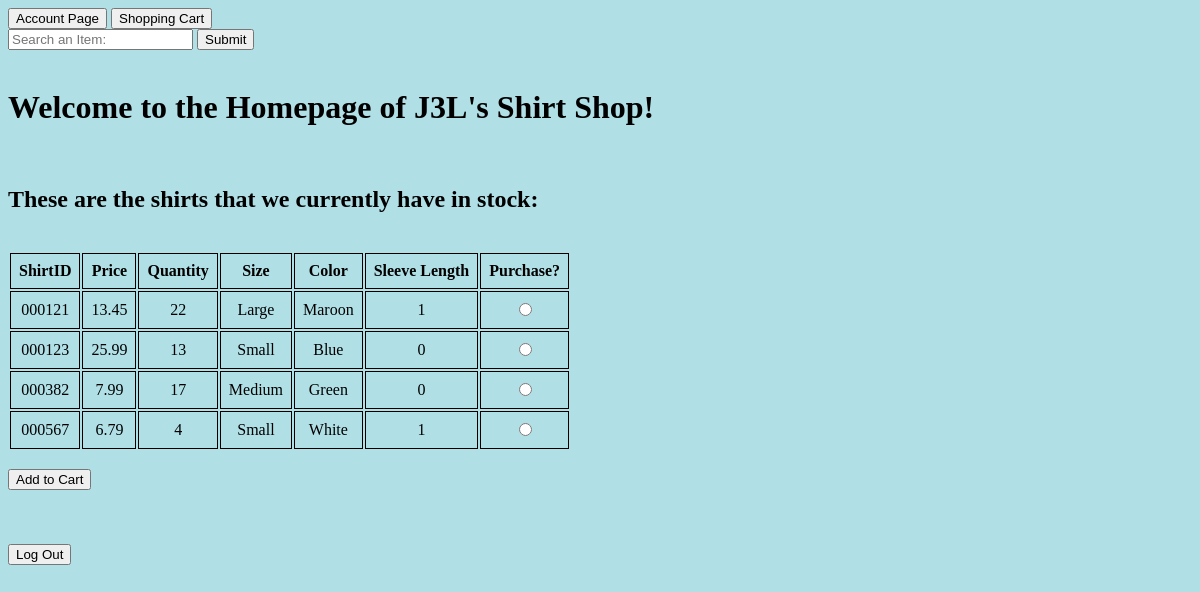
/Homepage.php, run on an earlier commit of the app's database.
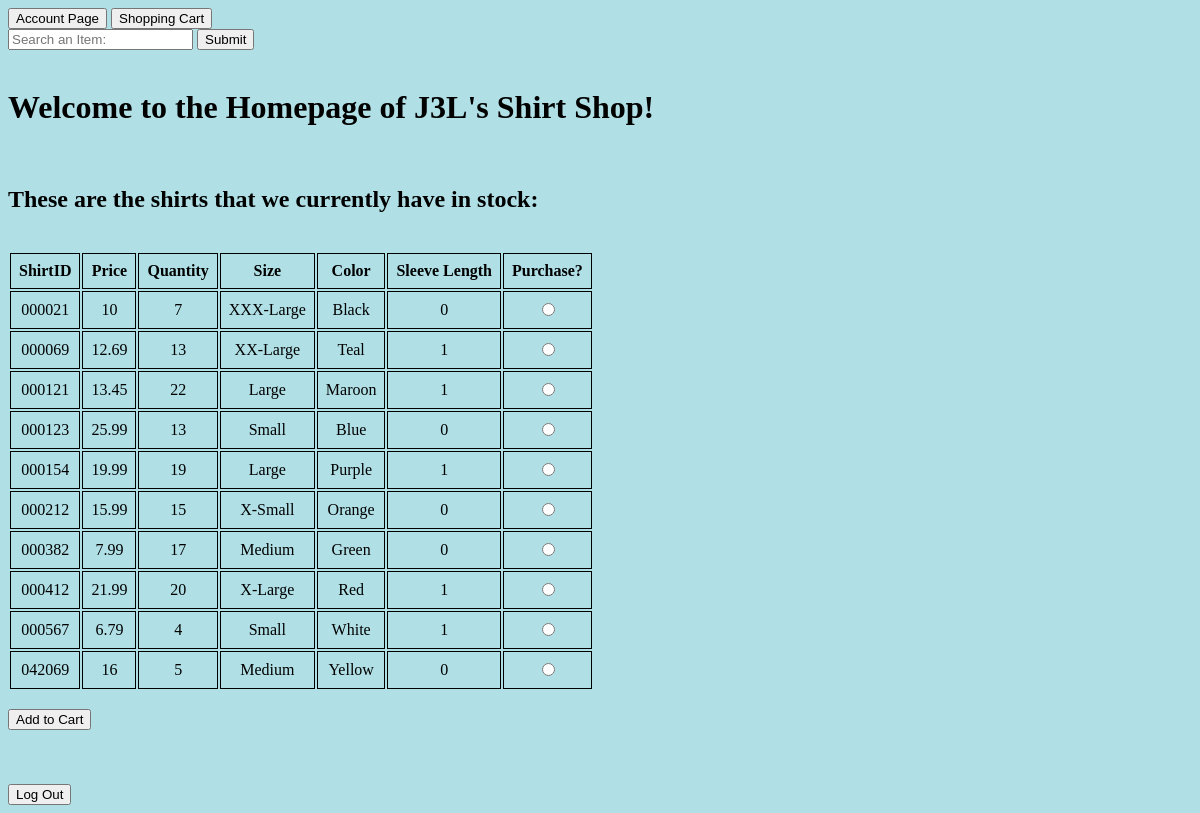
And on a later commit of the database.
### tables this page shows
CREATE TABLE IF NOT EXISTS `INVENTORY` (
  `shirtID` varchar(20) NOT NULL,
  `price` float NOT NULL,
  `quantity` int(11) NOT NULL,
  `size` varchar(20) DEFAULT NULL,
  `color` varchar(20) DEFAULT NULL,
  `sleeve` tinyint(1) NOT NULL
);

### Homepage.php (the view, shortened to what this page needs)
<!DOCTYPE html>
<html lang="en">
<head>
</head>
<body style ="background-color:powderblue;">
  <div id="pgbtnhome">
    <input type="button" id="account_page" onclick="document.location.href='account.php'" value="Account Page">
    <input type="button" id="shopping_cart" onclick="document.location.href='Shopping_Cart.php'" value="Shopping Cart">
    <form action = "filter.php" method = "post">
      <input type="text" id="valueToSearch" placeholder="Search an Item: ">
      <input type="submit" value = "Submit">
    </form>
  </div>
    <div id="homehead">
      <br> <h1> Welcome to the Homepage of J3L's Shirt Shop! </h1> <br>
    </div>
    <h2> These are the shirts that we currently have in stock: </h2> <br>
    <form method="post" action="Shopping_Cart.php">
    <?php
      $conn = new mysqli($hn, $un, $pw, $db);
      $query = "SELECT * FROM `INVENTORY`";
      $result = $conn->query($query);
        echo '
        <table>
          <tr>
            <th colspan="1">ShirtID</th>
            <th colspan="1">Price</th>
            <th colspan="1">Quantity</th>
            <th colspan="1">Size</th>
            <th colspan="1">Color</th>
            <th colspan="1">Sleeve Length</th>
            <th colspan="1">Purchase?</th>
          </tr>';
        while($row = $result->fetch_array()) {
          echo '
            <tr id="'. $row[shirtID] . '" >
              <td>'. $row[shirtID] . '</td>
              <td>'. $row[price] . '</td>
              <td>'. $row[quantity] . '</td>
              <td>'. $row[size] . '</td>
              <td>'. $row[color] . '</td>
              <td>'. $row[sleeve] . '</td>
              <td> <input type="radio" name="add_to_cart" value="'. $row[shirtID] . '"> </td>
            </tr>';
        }
        echo '</table>';
        echo '<br> <input type="submit" id="submit" value="Add to Cart"> <br>';
    ?>
    </form>
    <br><br><br> <input type="button" id="log_out" onclick="document.location.href='logout_page.php'" value="Log Out">
</body>
</html>

### Homepage.php (style rules this page uses)
td, th { border: 1px solid; text-align: center; padding: 0.5em; }

What changed in the data, as far as the page shows it:
added inventory: shirtID "000021", price "10", quantity "7", size "XXX-Large", color "Black", sleeve "0"
added inventory: shirtID "000069", price "12.69", quantity "13", size "XX-Large", color "Teal", sleeve "1"
added inventory: shirtID "000154", price "19.99", quantity "19", size "Large", color "Purple", sleeve "1"
added inventory: shirtID "000212", price "15.99", quantity "15", size "X-Small", color "Orange", sleeve "0"
added inventory: shirtID "000412", price "21.99", quantity "20", size "X-Large", color "Red", sleeve "1"
added inventory: shirtID "042069", price "16", quantity "5", size "Medium", color "Yellow", sleeve "0"
